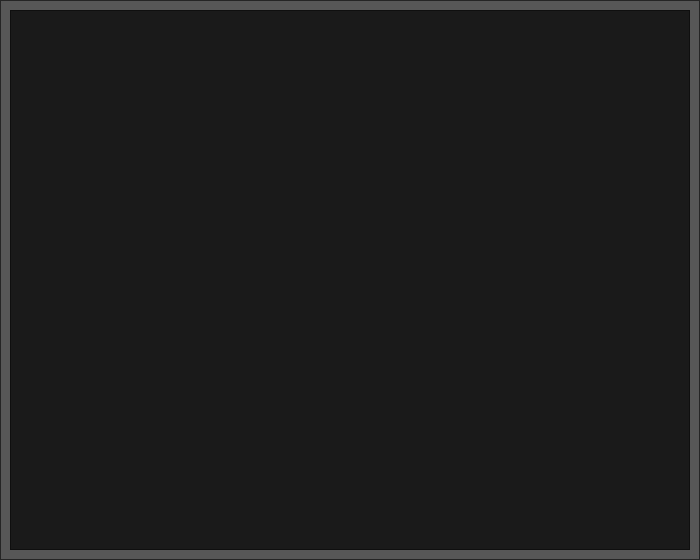
<?xml version="1.0" encoding="UTF-8"?>
<ui version="4.0">
 <class>LogScreen</class>
 <widget class="QMainWindow" name="LogScreen">
  <property name="geometry">
   <rect>
    <x>0</x>
    <y>0</y>
    <width>700</width>
    <height>560</height>
   </rect>
  </property>
  <property name="windowTitle">
   <string>MainWindow</string>
  </property>
  <widget class="QWidget" name="centralwidget">
   <widget class="QFrame" name="frame_border">
    <property name="geometry">
     <rect>
      <x>0</x>
      <y>0</y>
      <width>700</width>
      <height>560</height>
     </rect>
    </property>
    <property name="styleSheet">
     <string notr="true">QFrame {	
	background-color: rgba(18, 18, 18, 175);	
}
QLabel {
	background-color: rgba(0,0,0,0);
}</string>
    </property>
    <property name="frameShape">
     <enum>QFrame::StyledPanel</enum>
    </property>
    <property name="frameShadow">
     <enum>QFrame::Raised</enum>
    </property>
    <widget class="QFrame" name="frame">
     <property name="geometry">
      <rect>
       <x>10</x>
       <y>10</y>
       <width>680</width>
       <height>540</height>
      </rect>
     </property>
     <property name="styleSheet">
      <string notr="true">QFrame {	
	background-color: rgba(18, 18, 18, 225);	
}
QLabel {
	background-color: rgba(0,0,0,0);
}</string>
     </property>
     <property name="frameShape">
      <enum>QFrame::StyledPanel</enum>
     </property>
     <property name="frameShadow">
      <enum>QFrame::Raised</enum>
     </property>
     <widget class="QWidget" name="widget" native="true">
      <property name="geometry">
       <rect>
        <x>0</x>
        <y>0</y>
        <width>680</width>
        <height>540</height>
       </rect>
      </property>
      <property name="styleSheet">
       <string notr="true">QPushButton {
	border: none;
}</string>
      </property>
      <widget class="QPushButton" name="btn_back">
       <property name="geometry">
        <rect>
         <x>630</x>
         <y>490</y>
         <width>41</width>
         <height>41</height>
        </rect>
       </property>
       <property name="styleSheet">
        <string notr="true">QPushButton#btn_back {
	border-image: url(:/images/images/back.png);
}
QPushButton#btn_back:hover {
	border-image: url(:/images/images/hover_back.png);
}</string>
       </property>
       <property name="text">
        <string/>
       </property>
      </widget>
      <widget class="QPlainTextEdit" name="log">
       <property name="geometry">
        <rect>
         <x>0</x>
         <y>0</y>
         <width>620</width>
         <height>540</height>
        </rect>
       </property>
       <property name="font">
        <font>
         <family>Courier New</family>
         <pointsize>9</pointsize>
        </font>
       </property>
       <property name="styleSheet">
        <string notr="true">background-color: rgba(0,0,0,0);
color: rgb(224,224,226);
border: none;</string>
       </property>
       <property name="verticalScrollBarPolicy">
        <enum>Qt::ScrollBarAlwaysOff</enum>
       </property>
       <property name="plainText">
        <string/>
       </property>
       <property name="textInteractionFlags">
        <set>Qt::TextSelectableByKeyboard|Qt::TextSelectableByMouse</set>
       </property>
      </widget>
      <zorder>log</zorder>
      <zorder>btn_back</zorder>
     </widget>
    </widget>
   </widget>
  </widget>
 </widget>
 <resources>
  <include location="../res.qrc"/>
 </resources>
 <connections/>
</ui>
